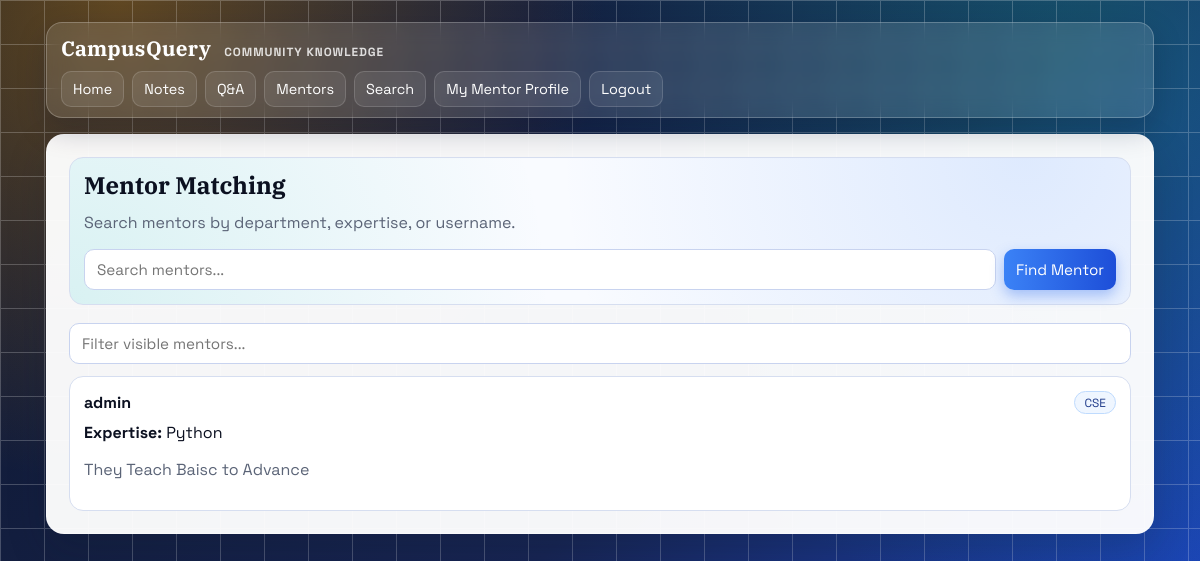
Screenshot of /mentors/ (signed in) with the database file from the repository.
### core/models.py (models this page shows, shortened)
class MentorProfile(models.Model):
    user = models.OneToOneField(User, on_delete=models.CASCADE)
    department = models.CharField(max_length=120)
    expertise = models.CharField(max_length=255, help_text='Comma separated topics')
    bio = models.TextField(blank=True)
    is_available = models.BooleanField(default=True)

### core/views.py (the view, shortened to what this page needs)
# urls.py: path('mentors/', views.mentor_matching, name='mentor_matching'),
@login_required
def mentor_matching(request):
    keyword = request.GET.get('q', '').strip()
    mentors = MentorProfile.objects.filter(is_available=True).select_related('user')
    return render(request, 'mentor_matching.html', {'mentors': mentors, 'keyword': keyword})

### core/templates/mentor_matching.html
{% extends 'base.html' %}
{% block content %}
<section class="hero reveal">
    <h2>Mentor Matching</h2>
    <p class="muted">Search mentors by department, expertise, or username.</p>
    <form method="get">
        <div class="actions">
            <input type="text" name="q" value="{{ keyword }}" placeholder="Search mentors..." style="flex:1;">
            <button type="submit" class="btn">Find Mentor</button>
        </div>
    </form>
</section>
<input type="text" placeholder="Filter visible mentors..." data-live-filter=".mentor-item">
<section class="stack" style="margin-top: 12px;">
    {% for mentor in mentors %}
        <article class="card reveal mentor-item">
            <div class="section-title">
                <strong>{{ mentor.user.username }}</strong>
                <span class="pill">{{ mentor.department }}</span>
            </div>
            <p><strong>Expertise:</strong> {{ mentor.expertise }}</p>
            <p class="muted">{{ mentor.bio|default:"No bio added yet." }}</p>
        </article>
    {% empty %}
        <div class="empty">No matching mentors found.</div>
    {% endfor %}
</section>
{% endblock %}

### core/templates/base.html (style rules this page uses)
:root { --bg-1: #0f172a; --bg-2: #172554; --surface: #ffffff; --text: #0b1020; --muted: #5b6477; --line: #d6def0; --accent: #f59e0b; --accent-2: #14b8a6; --accent-3: #3b82f6; --radius: 14px; --shadow: 0 16px 40px rgba(15, 23, 42, 0.2); }
* { box-sizing: border-box; }
body { margin: 0; min-height: 100vh; color: var(--text); font-family: "Space Grotesk", "Trebuchet MS", sans-serif; background: radial-gradient(circle at 10% 0%, rgba(245, 158, 11, 0.35), transparent 36%), radial-gradient(circle at 90% 8%, rgba(20, 184, 166, 0.3), transparent 42%), linear-gradient(135deg, var(--bg-1), var(--bg-2) 55%, #1d4ed8); background-attachment: fixed; }
body::before { content: ""; position: fixed; inset: 0; pointer-events: none; opacity: 0.22; background-image: linear-gradient(to right, #ffffff 1px, transparent 1px), linear-gradient(to bottom, #ffffff 1px, transparent 1px); background-size: 44px 44px; }
h1, h2, h3 { margin: 0 0 12px; line-height: 1.15; font-family: "IBM Plex Serif", Georgia, serif; }
p { margin-top: 0; }
.muted { color: var(--muted); }
.hero { border: 1px solid var(--line); border-radius: var(--radius); padding: 14px; background: radial-gradient(circle at 90% 0%, rgba(59, 130, 246, 0.14), transparent 48%), radial-gradient(circle at 0% 100%, rgba(20, 184, 166, 0.14), transparent 45%), #f9fbff; margin-bottom: 18px; }
.card { border: 1px solid var(--line); border-radius: var(--radius); padding: 14px; background: #fff; transition: transform 180ms ease, box-shadow 180ms ease, border-color 180ms ease; }
.pill { display: inline-block; border-radius: 999px; background: #eff6ff; color: #1e3a8a; border: 1px solid #bfdbfe; font-size: 0.74rem; padding: 3px 9px; }
form { margin: 0; }
input, textarea, select, button { width: 100%; border-radius: 10px; font-size: 0.95rem; font-family: "Space Grotesk", sans-serif; border: 1px solid #c8d3ef; padding: 10px 12px; margin: 0; }
.actions { display: flex; gap: 8px; flex-wrap: wrap; }
.btn { width: auto; cursor: pointer; border: 0; background: linear-gradient(90deg, var(--accent-3), #1d4ed8); color: #fff; box-shadow: 0 6px 14px rgba(37, 99, 235, 0.35); transition: transform 150ms ease, filter 150ms ease; }
.reveal { opacity: 0; transform: translateY(10px); transition: opacity 380ms ease, transform 380ms ease; }
.reveal.in-view { opacity: 1; transform: none; }
.section-title { display: flex; justify-content: space-between; align-items: center; gap: 8px; margin-bottom: 8px; }

### rows the page displays
MentorProfile: user.username "admin", department "CSE", expertise "Python", bio "They Teach Baisc to Advance"
